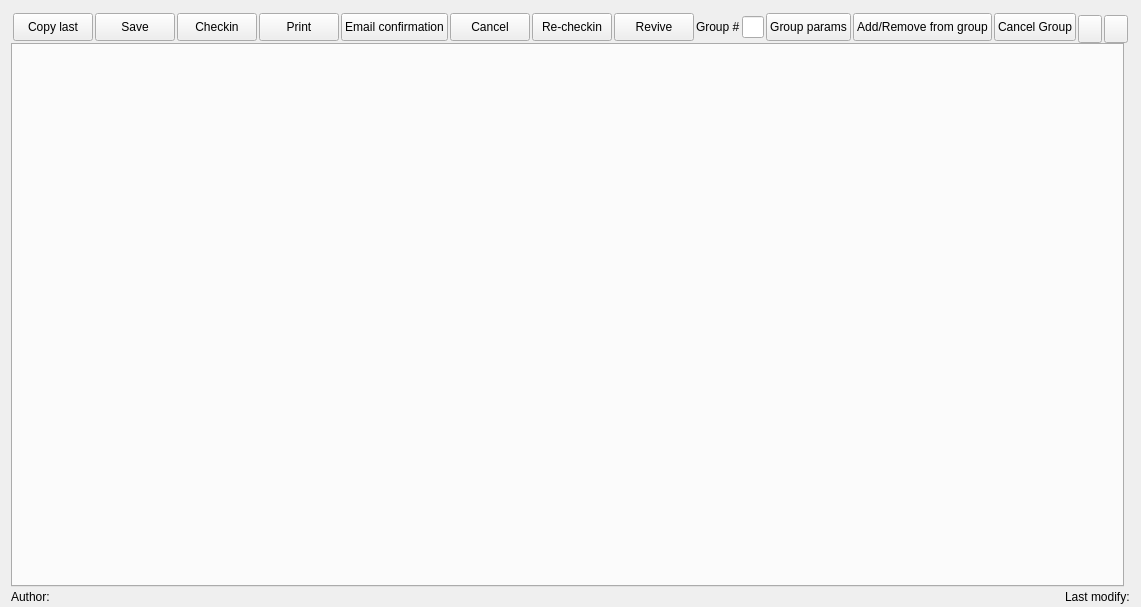
<?xml version="1.0" encoding="UTF-8"?>
<ui version="4.0">
 <class>WReservation</class>
 <widget class="QWidget" name="WReservation">
  <property name="geometry">
   <rect>
    <x>0</x>
    <y>0</y>
    <width>1057</width>
    <height>607</height>
   </rect>
  </property>
  <property name="minimumSize">
   <size>
    <width>0</width>
    <height>0</height>
   </size>
  </property>
  <property name="windowTitle">
   <string>Form</string>
  </property>
  <layout class="QGridLayout" name="gridLayout">
   <property name="bottomMargin">
    <number>0</number>
   </property>
   <property name="verticalSpacing">
    <number>0</number>
   </property>
   <item row="0" column="0" colspan="2">
    <widget class="QWidget" name="widget_3" native="true">
     <property name="minimumSize">
      <size>
       <width>0</width>
       <height>0</height>
      </size>
     </property>
     <layout class="QHBoxLayout" name="horizontalLayout_3">
      <property name="spacing">
       <number>2</number>
      </property>
      <property name="leftMargin">
       <number>2</number>
      </property>
      <property name="topMargin">
       <number>2</number>
      </property>
      <property name="rightMargin">
       <number>2</number>
      </property>
      <property name="bottomMargin">
       <number>2</number>
      </property>
      <item>
       <widget class="QPushButton" name="btnCopyLast">
        <property name="minimumSize">
         <size>
          <width>0</width>
          <height>28</height>
         </size>
        </property>
        <property name="maximumSize">
         <size>
          <width>222</width>
          <height>28</height>
         </size>
        </property>
        <property name="toolTip">
         <string>Copy last reservation</string>
        </property>
        <property name="text">
         <string>Copy last</string>
        </property>
        <property name="icon">
         <iconset resource="res.qrc">
          <normaloff>:/images/copy.png</normaloff>:/images/copy.png</iconset>
        </property>
        <property name="iconSize">
         <size>
          <width>20</width>
          <height>20</height>
         </size>
        </property>
       </widget>
      </item>
      <item>
       <widget class="QPushButton" name="btnSave">
        <property name="minimumSize">
         <size>
          <width>0</width>
          <height>28</height>
         </size>
        </property>
        <property name="maximumSize">
         <size>
          <width>222</width>
          <height>28</height>
         </size>
        </property>
        <property name="toolTip">
         <string>Save</string>
        </property>
        <property name="text">
         <string>Save</string>
        </property>
        <property name="icon">
         <iconset resource="res.qrc">
          <normaloff>:/images/save.png</normaloff>:/images/save.png</iconset>
        </property>
        <property name="iconSize">
         <size>
          <width>20</width>
          <height>20</height>
         </size>
        </property>
        <property name="flat">
         <bool>false</bool>
        </property>
       </widget>
      </item>
      <item>
       <widget class="QPushButton" name="btnCheckIn">
        <property name="minimumSize">
         <size>
          <width>0</width>
          <height>28</height>
         </size>
        </property>
        <property name="maximumSize">
         <size>
          <width>222</width>
          <height>28</height>
         </size>
        </property>
        <property name="toolTip">
         <string>Checkin</string>
        </property>
        <property name="text">
         <string>Checkin</string>
        </property>
        <property name="icon">
         <iconset resource="res.qrc">
          <normaloff>:/images/checkin.png</normaloff>:/images/checkin.png</iconset>
        </property>
        <property name="iconSize">
         <size>
          <width>20</width>
          <height>20</height>
         </size>
        </property>
       </widget>
      </item>
      <item>
       <widget class="QPushButton" name="btnPrint">
        <property name="minimumSize">
         <size>
          <width>0</width>
          <height>28</height>
         </size>
        </property>
        <property name="maximumSize">
         <size>
          <width>222</width>
          <height>28</height>
         </size>
        </property>
        <property name="toolTip">
         <string>Print</string>
        </property>
        <property name="text">
         <string>Print</string>
        </property>
        <property name="icon">
         <iconset resource="res.qrc">
          <normaloff>:/images/printer.png</normaloff>:/images/printer.png</iconset>
        </property>
        <property name="iconSize">
         <size>
          <width>20</width>
          <height>20</height>
         </size>
        </property>
       </widget>
      </item>
      <item>
       <widget class="QPushButton" name="btnSendConfirmation">
        <property name="minimumSize">
         <size>
          <width>0</width>
          <height>28</height>
         </size>
        </property>
        <property name="maximumSize">
         <size>
          <width>222</width>
          <height>28</height>
         </size>
        </property>
        <property name="toolTip">
         <string>Print</string>
        </property>
        <property name="text">
         <string>Email confirmation</string>
        </property>
        <property name="icon">
         <iconset resource="res.qrc">
          <normaloff>:/images/email.png</normaloff>:/images/email.png</iconset>
        </property>
        <property name="iconSize">
         <size>
          <width>20</width>
          <height>20</height>
         </size>
        </property>
       </widget>
      </item>
      <item>
       <widget class="QPushButton" name="btnCancelation">
        <property name="minimumSize">
         <size>
          <width>0</width>
          <height>28</height>
         </size>
        </property>
        <property name="maximumSize">
         <size>
          <width>222</width>
          <height>28</height>
         </size>
        </property>
        <property name="toolTip">
         <string>Cancel reservation</string>
        </property>
        <property name="text">
         <string>Cancel</string>
        </property>
        <property name="icon">
         <iconset resource="res.qrc">
          <normaloff>:/images/garbage.png</normaloff>:/images/garbage.png</iconset>
        </property>
        <property name="iconSize">
         <size>
          <width>20</width>
          <height>20</height>
         </size>
        </property>
       </widget>
      </item>
      <item>
       <widget class="QPushButton" name="btnRecheckin">
        <property name="minimumSize">
         <size>
          <width>0</width>
          <height>28</height>
         </size>
        </property>
        <property name="maximumSize">
         <size>
          <width>16777215</width>
          <height>28</height>
         </size>
        </property>
        <property name="text">
         <string>Re-checkin</string>
        </property>
        <property name="icon">
         <iconset resource="res.qrc">
          <normaloff>:/images/goto.png</normaloff>:/images/goto.png</iconset>
        </property>
       </widget>
      </item>
      <item>
       <widget class="QPushButton" name="btnRevive">
        <property name="maximumSize">
         <size>
          <width>2222</width>
          <height>2222</height>
         </size>
        </property>
        <property name="text">
         <string>Revive</string>
        </property>
        <property name="icon">
         <iconset resource="res.qrc">
          <normaloff>:/images/heart-pulses.png</normaloff>:/images/heart-pulses.png</iconset>
        </property>
       </widget>
      </item>
      <item>
       <widget class="QLabel" name="lbGroup">
        <property name="text">
         <string>Group #</string>
        </property>
       </widget>
      </item>
      <item>
       <widget class="EQLineEdit" name="leGroup">
        <property name="maximumSize">
         <size>
          <width>100</width>
          <height>16777215</height>
         </size>
        </property>
        <property name="readOnly">
         <bool>true</bool>
        </property>
       </widget>
      </item>
      <item>
       <widget class="QPushButton" name="btnSetGroupParams">
        <property name="maximumSize">
         <size>
          <width>222</width>
          <height>222</height>
         </size>
        </property>
        <property name="text">
         <string>Group params</string>
        </property>
        <property name="icon">
         <iconset resource="res.qrc">
          <normaloff>:/images/settings.png</normaloff>:/images/settings.png</iconset>
        </property>
       </widget>
      </item>
      <item>
       <widget class="QPushButton" name="btnAddRemoveGroup">
        <property name="maximumSize">
         <size>
          <width>222</width>
          <height>222</height>
         </size>
        </property>
        <property name="text">
         <string>Add/Remove from group</string>
        </property>
        <property name="icon">
         <iconset resource="res.qrc">
          <normaloff>:/images/settings.png</normaloff>:/images/settings.png</iconset>
        </property>
       </widget>
      </item>
      <item>
       <widget class="QPushButton" name="btnCancelGroup">
        <property name="maximumSize">
         <size>
          <width>222</width>
          <height>222</height>
         </size>
        </property>
        <property name="text">
         <string>Cancel Group</string>
        </property>
        <property name="icon">
         <iconset resource="res.qrc">
          <normaloff>:/images/garbage.png</normaloff>:/images/garbage.png</iconset>
        </property>
       </widget>
      </item>
      <item>
       <spacer name="horizontalSpacer_2">
        <property name="orientation">
         <enum>Qt::Horizontal</enum>
        </property>
        <property name="sizeHint" stdset="0">
         <size>
          <width>531</width>
          <height>20</height>
         </size>
        </property>
       </spacer>
      </item>
      <item>
       <widget class="QPushButton" name="btnTracking">
        <property name="minimumSize">
         <size>
          <width>24</width>
          <height>28</height>
         </size>
        </property>
        <property name="maximumSize">
         <size>
          <width>32</width>
          <height>24</height>
         </size>
        </property>
        <property name="text">
         <string/>
        </property>
        <property name="icon">
         <iconset resource="res.qrc">
          <normaloff>:/images/tracking.png</normaloff>:/images/tracking.png</iconset>
        </property>
        <property name="iconSize">
         <size>
          <width>20</width>
          <height>20</height>
         </size>
        </property>
       </widget>
      </item>
      <item>
       <widget class="QPushButton" name="btnHelp">
        <property name="minimumSize">
         <size>
          <width>24</width>
          <height>28</height>
         </size>
        </property>
        <property name="maximumSize">
         <size>
          <width>32</width>
          <height>24</height>
         </size>
        </property>
        <property name="text">
         <string/>
        </property>
        <property name="icon">
         <iconset resource="res.qrc">
          <normaloff>:/images/help.png</normaloff>:/images/help.png</iconset>
        </property>
        <property name="iconSize">
         <size>
          <width>20</width>
          <height>20</height>
         </size>
        </property>
       </widget>
      </item>
     </layout>
    </widget>
   </item>
   <item row="1" column="0">
    <widget class="QTabWidget" name="tab">
     <property name="currentIndex">
      <number>-1</number>
     </property>
     <property name="tabsClosable">
      <bool>true</bool>
     </property>
    </widget>
   </item>
   <item row="2" column="0" colspan="2">
    <widget class="QWidget" name="widget" native="true">
     <property name="minimumSize">
      <size>
       <width>0</width>
       <height>20</height>
      </size>
     </property>
     <layout class="QHBoxLayout" name="horizontalLayout">
      <property name="leftMargin">
       <number>0</number>
      </property>
      <property name="topMargin">
       <number>0</number>
      </property>
      <property name="rightMargin">
       <number>0</number>
      </property>
      <property name="bottomMargin">
       <number>0</number>
      </property>
      <item>
       <widget class="QLabel" name="lbAuthor">
        <property name="text">
         <string>Author:</string>
        </property>
       </widget>
      </item>
      <item>
       <spacer name="horizontalSpacer">
        <property name="orientation">
         <enum>Qt::Horizontal</enum>
        </property>
        <property name="sizeHint" stdset="0">
         <size>
          <width>646</width>
          <height>20</height>
         </size>
        </property>
       </spacer>
      </item>
      <item>
       <widget class="QLabel" name="lbLastModify">
        <property name="text">
         <string>Last modify:</string>
        </property>
       </widget>
      </item>
     </layout>
    </widget>
   </item>
  </layout>
 </widget>
 <customwidgets>
  <customwidget>
   <class>EQLineEdit</class>
   <extends>QLineEdit</extends>
   <header location="global">eqlineedit.h</header>
   <slots>
    <signal>customButtonClicked(bool)</signal>
   </slots>
  </customwidget>
 </customwidgets>
 <resources>
  <include location="res.qrc"/>
 </resources>
 <connections/>
</ui>
